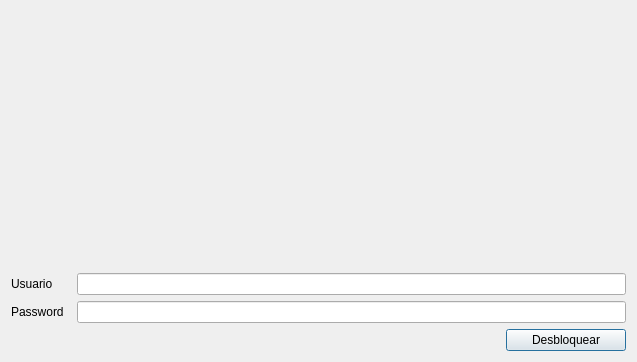
<?xml version="1.0" encoding="UTF-8"?>
<ui version="4.0">
 <class>block_Maya_form</class>
 <widget class="QDialog" name="block_Maya_form">
  <property name="geometry">
   <rect>
    <x>0</x>
    <y>0</y>
    <width>637</width>
    <height>362</height>
   </rect>
  </property>
  <property name="sizePolicy">
   <sizepolicy hsizetype="Fixed" vsizetype="Fixed">
    <horstretch>0</horstretch>
    <verstretch>0</verstretch>
   </sizepolicy>
  </property>
  <property name="windowTitle">
   <string>Debloquear Maya</string>
  </property>
  <layout class="QGridLayout" name="gridLayout">
   <item row="1" column="0">
    <widget class="QLabel" name="label_2">
     <property name="maximumSize">
      <size>
       <width>60</width>
       <height>16777215</height>
      </size>
     </property>
     <property name="text">
      <string>Usuario</string>
     </property>
    </widget>
   </item>
   <item row="1" column="1" colspan="2">
    <widget class="QLineEdit" name="txt_user"/>
   </item>
   <item row="2" column="0">
    <widget class="QLabel" name="label_3">
     <property name="text">
      <string>Password</string>
     </property>
    </widget>
   </item>
   <item row="2" column="1" colspan="2">
    <widget class="QLineEdit" name="txt_pass">
     <property name="echoMode">
      <enum>QLineEdit::Password</enum>
     </property>
    </widget>
   </item>
   <item row="3" column="0" colspan="2">
    <spacer name="horizontalSpacer">
     <property name="orientation">
      <enum>Qt::Horizontal</enum>
     </property>
     <property name="sizeHint" stdset="0">
      <size>
       <width>481</width>
       <height>20</height>
      </size>
     </property>
    </spacer>
   </item>
   <item row="3" column="2">
    <widget class="QPushButton" name="pushButton">
     <property name="maximumSize">
      <size>
       <width>120</width>
       <height>16777215</height>
      </size>
     </property>
     <property name="text">
      <string>Desbloquear</string>
     </property>
     <property name="icon">
      <iconset resource="../maya.qrc">
       <normaloff>:/Icons/PNG/abrecaja.png</normaloff>:/Icons/PNG/abrecaja.png</iconset>
     </property>
     <property name="iconSize">
      <size>
       <width>32</width>
       <height>32</height>
      </size>
     </property>
    </widget>
   </item>
   <item row="0" column="0" colspan="3">
    <widget class="QLabel" name="label_4">
     <property name="text">
      <string/>
     </property>
     <property name="pixmap">
      <pixmap resource="../maya.qrc">:/Icons/PNG/Neux.png</pixmap>
     </property>
     <property name="scaledContents">
      <bool>true</bool>
     </property>
    </widget>
   </item>
  </layout>
 </widget>
 <resources>
  <include location="../maya.qrc"/>
 </resources>
 <connections/>
</ui>
